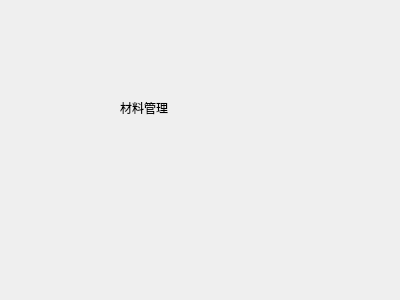
<?xml version="1.0" encoding="UTF-8"?>
<ui version="4.0">
 <class>StuffManage</class>
 <widget class="QWidget" name="StuffManage">
  <property name="geometry">
   <rect>
    <x>0</x>
    <y>0</y>
    <width>400</width>
    <height>300</height>
   </rect>
  </property>
  <property name="windowTitle">
   <string>Form</string>
  </property>
  <widget class="QLabel" name="label">
   <property name="geometry">
    <rect>
     <x>120</x>
     <y>100</y>
     <width>72</width>
     <height>15</height>
    </rect>
   </property>
   <property name="text">
    <string>材料管理</string>
   </property>
  </widget>
 </widget>
 <resources/>
 <connections/>
</ui>
